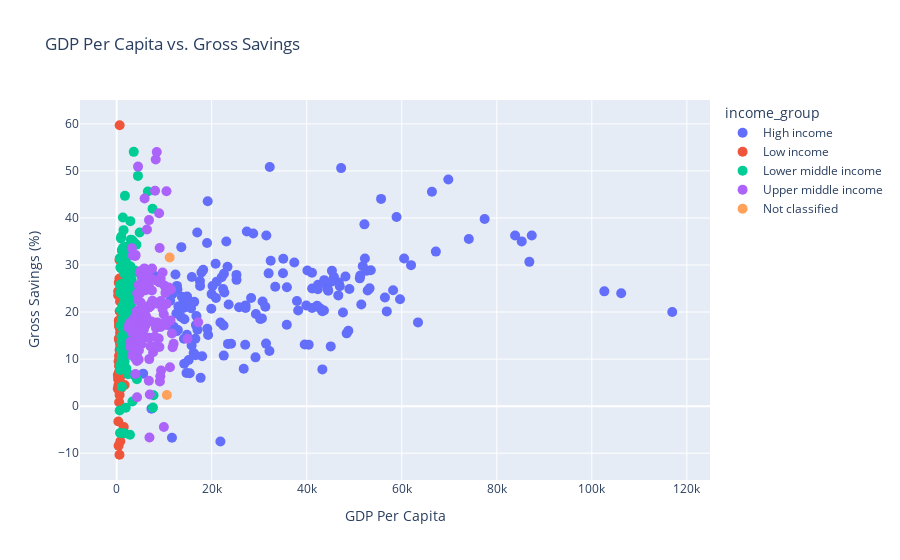

Source (notebook cell):
### Markdown cell above
### Adding interactive elements

### Code cell
# Create an interactive scatter plot
fig = px.scatter(economies, x='gdp_percapita', y='gross_savings', color='income_group',
                 hover_name='code', title='GDP Per Capita vs. Gross Savings',
                 labels={'gdp_percapita': 'GDP Per Capita', 'gross_savings': 'Gross Savings (%)'})

# Add hover, zoom, and selection tools
fig.update_traces(marker=dict(size=10), selector=dict(mode='markers'))
fig.update_layout(hovermode='closest')

fig.show();

### Figure 1 — Plotly figure (JSON) as saved in the notebook; plotly's stock layout.template omitted (floating-point values rounded to 4 significant figures; data arrays with more than 128 entries replaced by an {"elided": "..."} marker saying what was removed)
{"data": [{"hovertemplate": "<b>%{hovertext}</b><br><br>income_group=High income<br>GDP Per Capita=%{x}<br>Gross Savings (%)=%{y}<extra></extra>", "hovertext": {"elided": "180 str values"}, "legendgroup": "High income", "marker": {"color": "#636efa", "size": 10, "symbol": "circle"}, "mode": "markers", "name": "High income", "orientation": "v", "showlegend": true, "type": "scatter", "x": {"elided": "180 float values"}, "xaxis": "x", "y": {"elided": "180 float values"}, "yaxis": "y"}, {"hovertemplate": "<b>%{hovertext}</b><br><br>income_group=Low income<br>GDP Per Capita=%{x}<br>Gross Savings (%)=%{y}<extra></extra>", "hovertext": ["AFG", "AFG", "AFG", "BDI", "BDI", "BDI", "BFA", "BFA", "BFA", "CAF", "CAF", "CAF", "COD", "COD", "COD", "ERI", "ERI", "ERI", "ETH", "ETH", "ETH", "GMB", "GMB", "GMB", "GNB", "GNB", "GNB", "LBR", "LBR", "LBR", "MDG", "MDG", "MDG", "MLI", "MLI", "MLI", "MOZ", "MOZ", "MOZ", "MWI", "MWI", "MWI", "NER", "NER", "NER", "RWA", "RWA", "RWA", "SDN", "SDN", "SDN", "SLE", "SLE", "SLE", "SOM", "SOM", "SOM", "SYR", "SYR", "SYR", "TCD", "TCD", "TCD", "TGO", "TGO", "TGO", "UGA", "UGA", "UGA", "YEM", "YEM", "YEM"], "legendgroup": "Low income", "marker": {"color": "#EF553B", "size": 10, "symbol": "circle"}, "mode": "markers", "name": "Low income", "orientation": "v", "showlegend": true, "type": "scatter", "x": [631.5, 711.3, 580.8, 231.5, 304.2, 253.6, 648.4, 653.4, 791.0, 492.1, 377.5, 489.9, 326.7, 490.7, 540.5, 501.4, 603.2, 588.3, 324.3, 702.8, 994.2, 860.6, 649.5, 790.8, 644.3, 707.9, 789.9, 543.4, 746.2, 646.3, 472.0, 467.2, 501.8, 733.7, 773.9, 897.3, 469.5, 570.1, 449.6, 442.8, 353.5, 406.6, 476.1, 484.2, 565.9, 614.8, 759.8, 819.0, 1637.0, 1679.0, 775.0, 401.8, 592.9, 526.5, null, 310.5, 327.0, 2807.0, null, null, 895.4, 776.1, 654.0, 721.0, 770.4, 904.7, 808.7, 773.3, 912.4, 1267.0, 1501.0, 620.2], "xaxis": "x", "y": [59.7, 22.22, 27.13, 3.688, 5.768, 6.593, 20.19, 11.86, 20.03, 4.218, 4.508, 10.66, 23.57, 14.1, 6.852, 7.167, 31.05, 17.61, 24.41, 31.41, 26.55, 3.757, 3.65, 12.33, 11.96, 16.8, 14.45, null, null, null, 18.08, 14.37, 8.546, 13.31, 15.44, 16.32, 7.111, 3.835, 5.92, 26.25, -3.248, -8.412, 18.23, 17.02, 17.52, 6.677, 6.175, 3.768, 17.73, 4.491, -7.469, 9.548, -10.33, 0.815, null, null, null, 23.84, null, null, 25.87, 13.12, 16.61, 12.0, 15.6, 17.11, 16.25, 18.15, 18.2, 8.25, -4.439, 2.362], "yaxis": "y"}, {"hovertemplate": "<b>%{hovertext}</b><br><br>income_group=Lower middle income<br>GDP Per Capita=%{x}<br>Gross Savings (%)=%{y}<extra></extra>", "hovertext": {"elided": "159 str values"}, "legendgroup": "Lower middle income", "marker": {"color": "#00cc96", "size": 10, "symbol": "circle"}, "mode": "markers", "name": "Lower middle income", "orientation": "v", "showlegend": true, "type": "scatter", "x": {"elided": "159 float values"}, "xaxis": "x", "y": {"elided": "159 float values"}, "yaxis": "y"}, {"hovertemplate": "<b>%{hovertext}</b><br><br>income_group=Upper middle income<br>GDP Per Capita=%{x}<br>Gross Savings (%)=%{y}<extra></extra>", "hovertext": {"elided": "147 str values"}, "legendgroup": "Upper middle income", "marker": {"color": "#ab63fa", "size": 10, "symbol": "circle"}, "mode": "markers", "name": "Upper middle income", "orientation": "v", "showlegend": true, "type": "scatter", "x": {"elided": "147 float values"}, "xaxis": "x", "y": {"elided": "147 float values"}, "yaxis": "y"}, {"hovertemplate": "<b>%{hovertext}</b><br><br>income_group=Not classified<br>GDP Per Capita=%{x}<br>Gross Savings (%)=%{y}<extra></extra>", "hovertext": ["VEN", "VEN", "VEN"], "legendgroup": "Not classified", "marker": {"color": "#FFA15A", "size": 10, "symbol": "circle"}, "mode": "markers", "name": "Not classified", "orientation": "v", "showlegend": true, "type": "scatter", "x": [11160.0, 10570.0, 1691.0], "xaxis": "x", "y": [31.59, 2.352, null], "yaxis": "y"}], "layout": {"hovermode": "closest", "legend": {"title": {"text": "income_group"}, "tracegroupgap": 0}, "title": {"text": "GDP Per Capita vs. Gross Savings"}, "xaxis": {"anchor": "y", "domain": [0, 1], "title": {"text": "GDP Per Capita"}}, "yaxis": {"anchor": "x", "domain": [0, 1], "title": {"text": "Gross Savings (%)"}}}}
